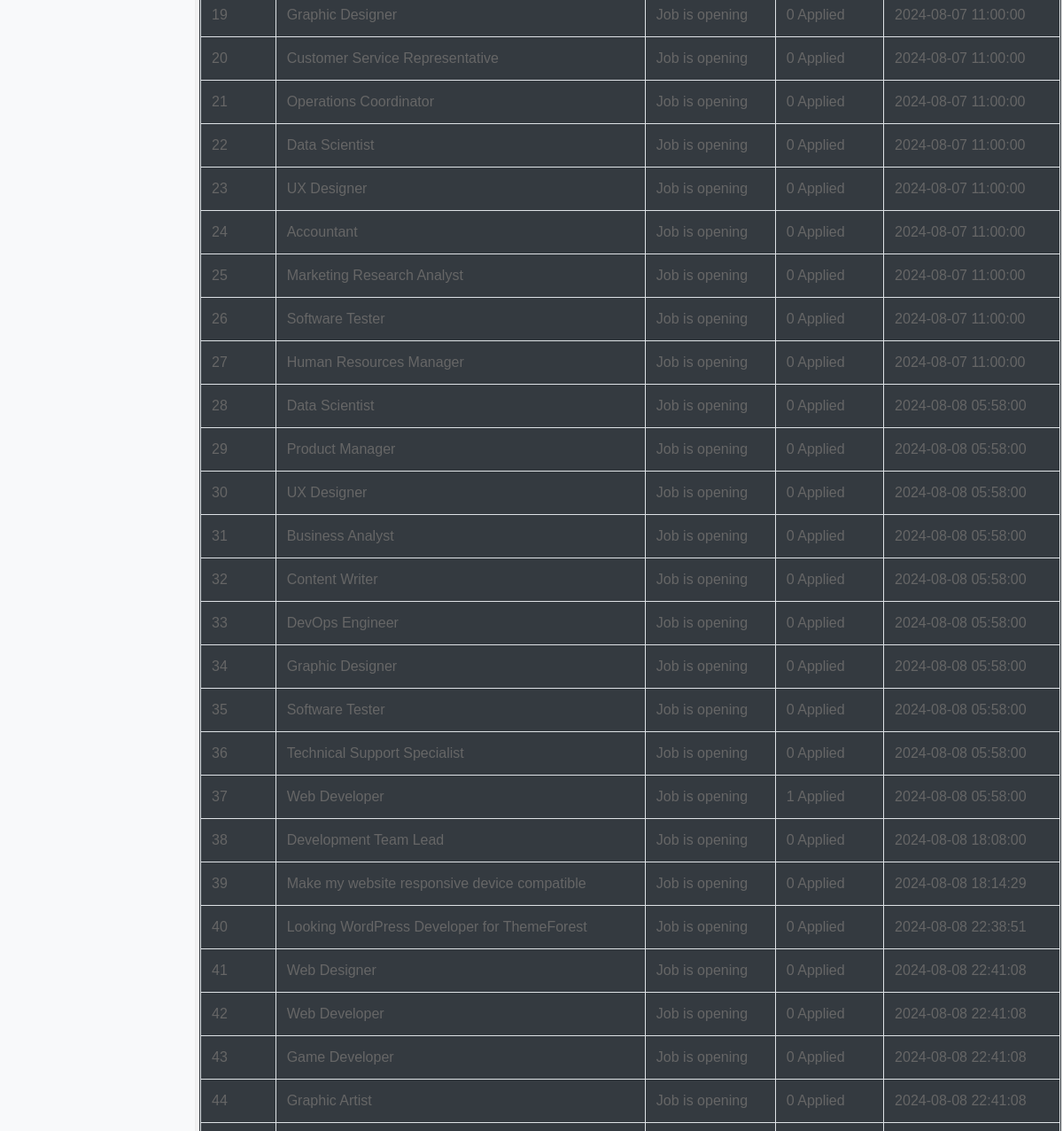
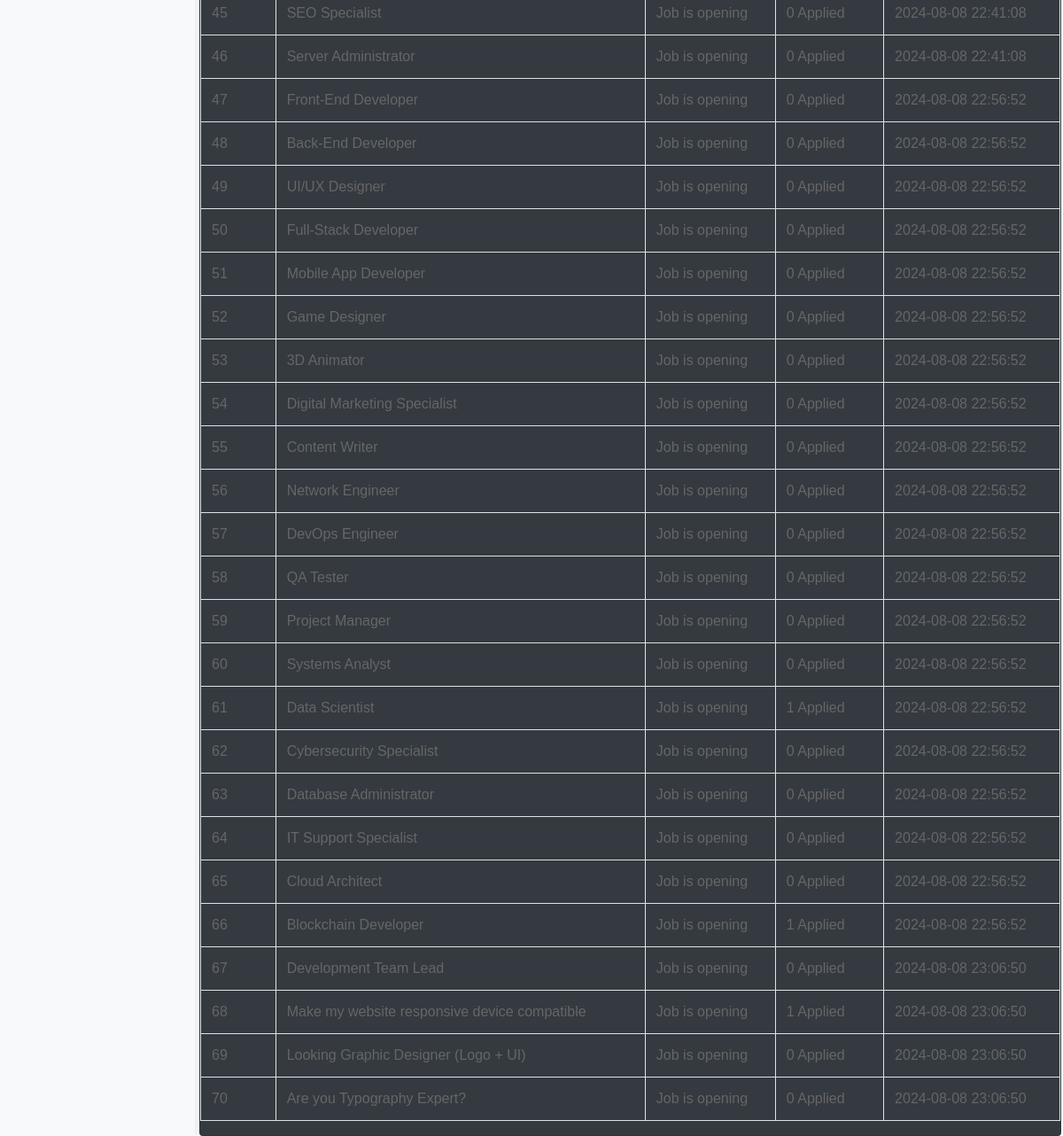
/admins/jobs.php (lower part), run on an earlier commit of the app's database (2 pictures, top to bottom).
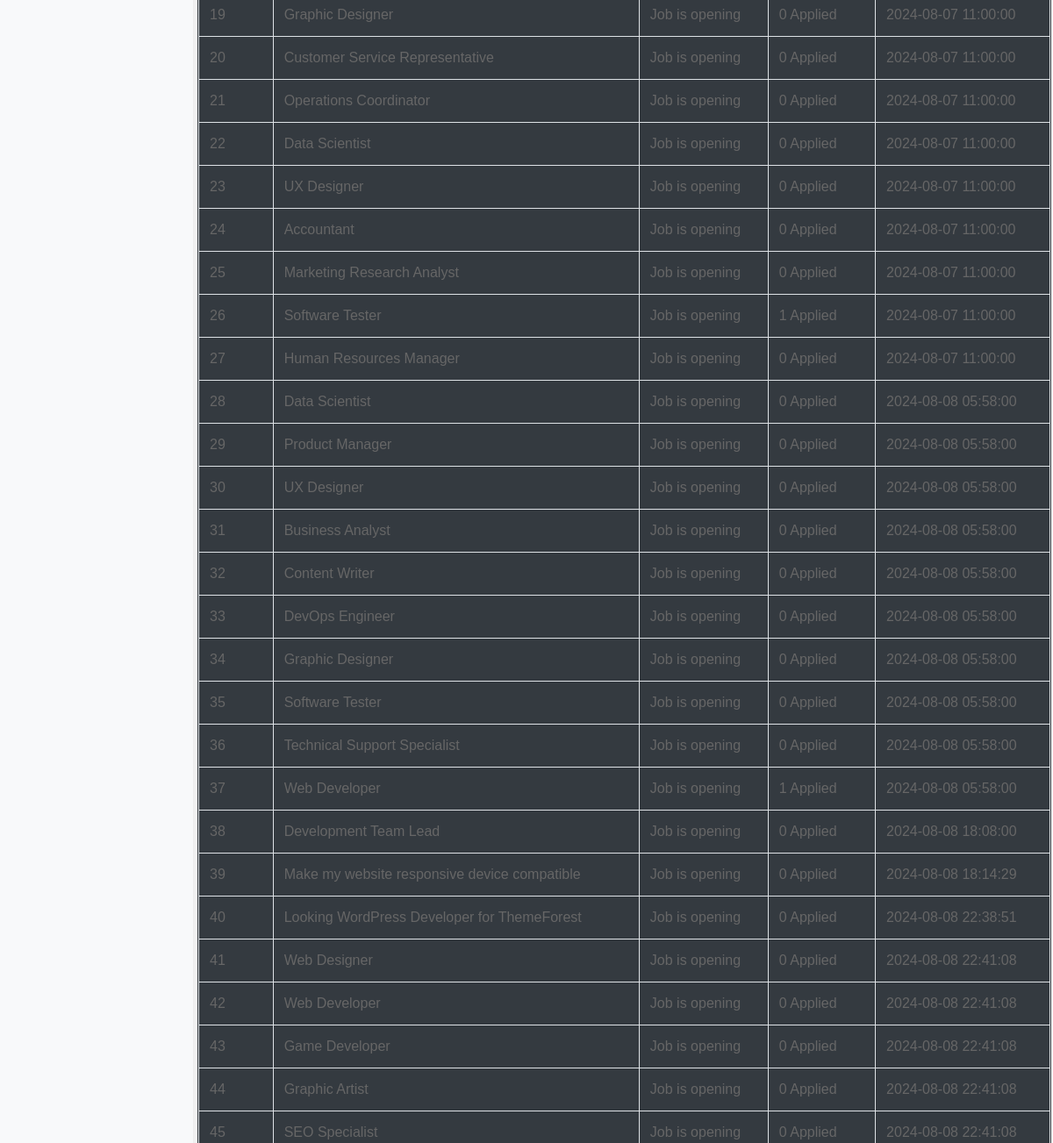
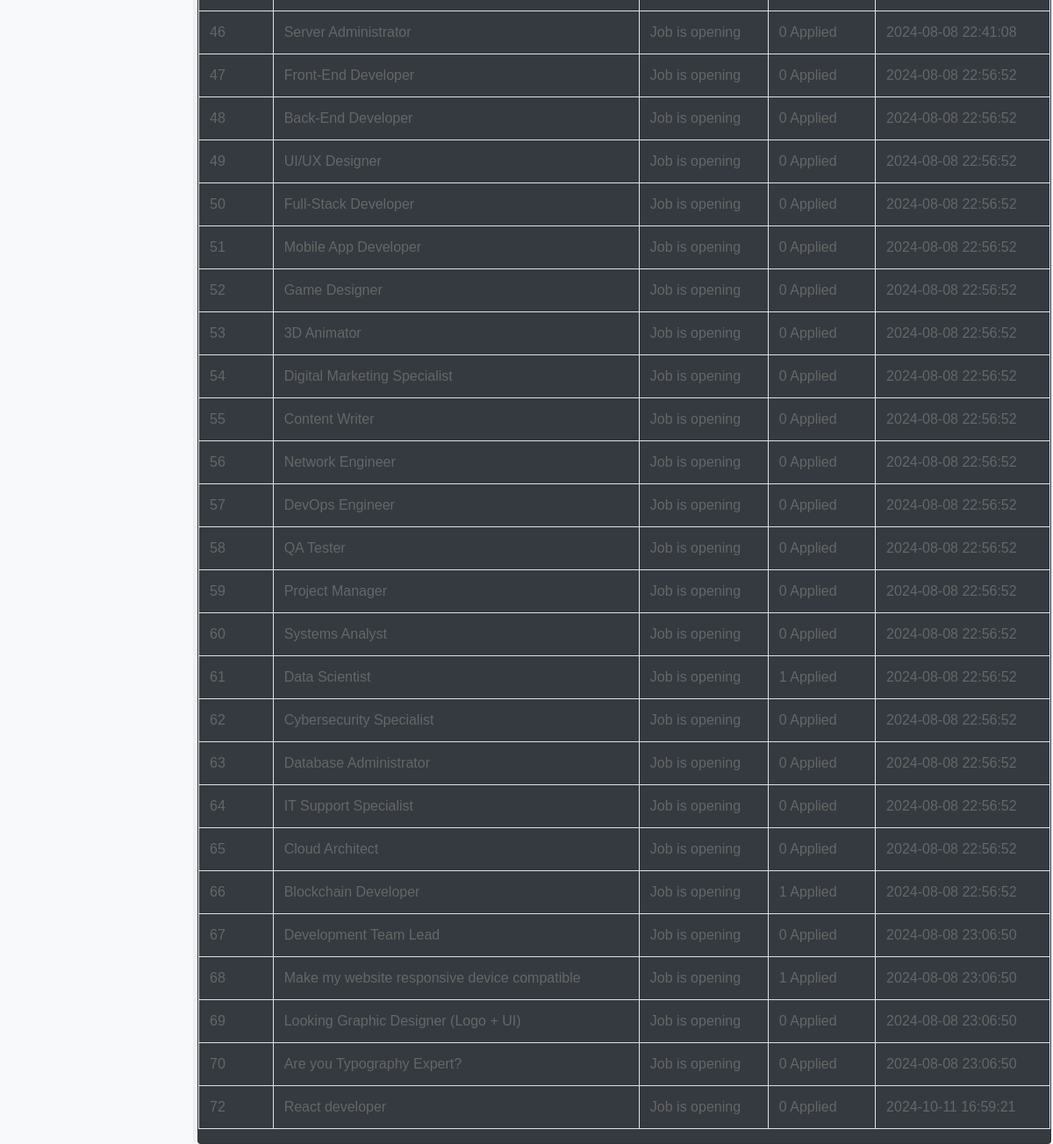
And on a later commit of the database (2 pictures, top to bottom).
### tables this page shows
CREATE TABLE `jobs` (
  `id` int(11) NOT NULL,
  `job_title` varchar(100) NOT NULL,
  `job_desc` text NOT NULL,
  `responsibilities` text DEFAULT NULL,
  `experience` text DEFAULT NULL,
  `skills` text DEFAULT NULL,
  `requirements` text DEFAULT NULL,
  `salary` varchar(50) DEFAULT NULL,
  `job_location` varchar(100) NOT NULL,
  `employer` varchar(50) NOT NULL,
  `employer_id` int(100) NOT NULL,
  `status` int(10) DEFAULT NULL,
  `created_at` timestamp NOT NULL DEFAULT current_timestamp(),
  `updated_at` timestamp NULL DEFAULT NULL,
  `deleted_at` timestamp NULL DEFAULT NULL
);

### admins/jobs.php (the view, shortened to what this page needs)
<?php
$db = new Database();
$conn = $db->getConnection();
$sql_job = "SELECT * FROM jobs";
$results_job = $conn->query($sql_job);
while ($row_job = mysqli_fetch_assoc($results_job)) {
    $job_data[] = $row_job;
}
?>
<?php include '../components/head_admin.php'; ?>
<body>
<?php include '../navbars/nav__admin.php'; ?>
<div class="content">
    <section class="card bg-dark">
        <table id="jobTable" class="table table-bordered" style="width:100%;">
            <tbody>
            <?php foreach ($job_data as $job) {
                $applicants_query = "SELECT COUNT(*) as applicant_count FROM applied_jobs WHERE job_id = '$job[id]'";
                $applicants_result = mysqli_query($conn, $applicants_query);
                $applicants_data = mysqli_fetch_assoc($applicants_result);
            ?>
                <tr>
                    <td><?php echo $job['id']; ?></td>
                    <td>
                        <a href="detail_job.php?id=<?= $job['id']; ?>" class="job-listing-link">
                            <?php echo $job['job_title']; ?>
                        </a>
                    </td>
                    <td>
                        <?php
                        if ($job['status'] == 0) {
                            echo "Job is closed";
                        } elseif ($job['status'] == 1) {
                            echo "Job is pending for approval";
                        } elseif ($job['status'] == 2) {
                            echo "Job is opening";
                        }
                        ?>
                    </td>
                    <td>
                    <a href="applied_applicants.php?id=<?= $job['id']; ?>" class="job-listing-link">
                        <?php echo $applicants_data['applicant_count']; ?> Applied
                    </a>
                    </td>
                    <td><?php echo $job['created_at']; ?></td>
                </tr>
            <?php } ?>
            </tbody>
        </table>
        </div>
</body>
</html>

What changed in the data, as far as the page shows it:
computed for jobs id 26: applicant_count "0" → "1"
added jobs: id "72", job_title "React developer", status "Job is opening", applicant_count "0", created_at "2024-10-11 16:59:21"
